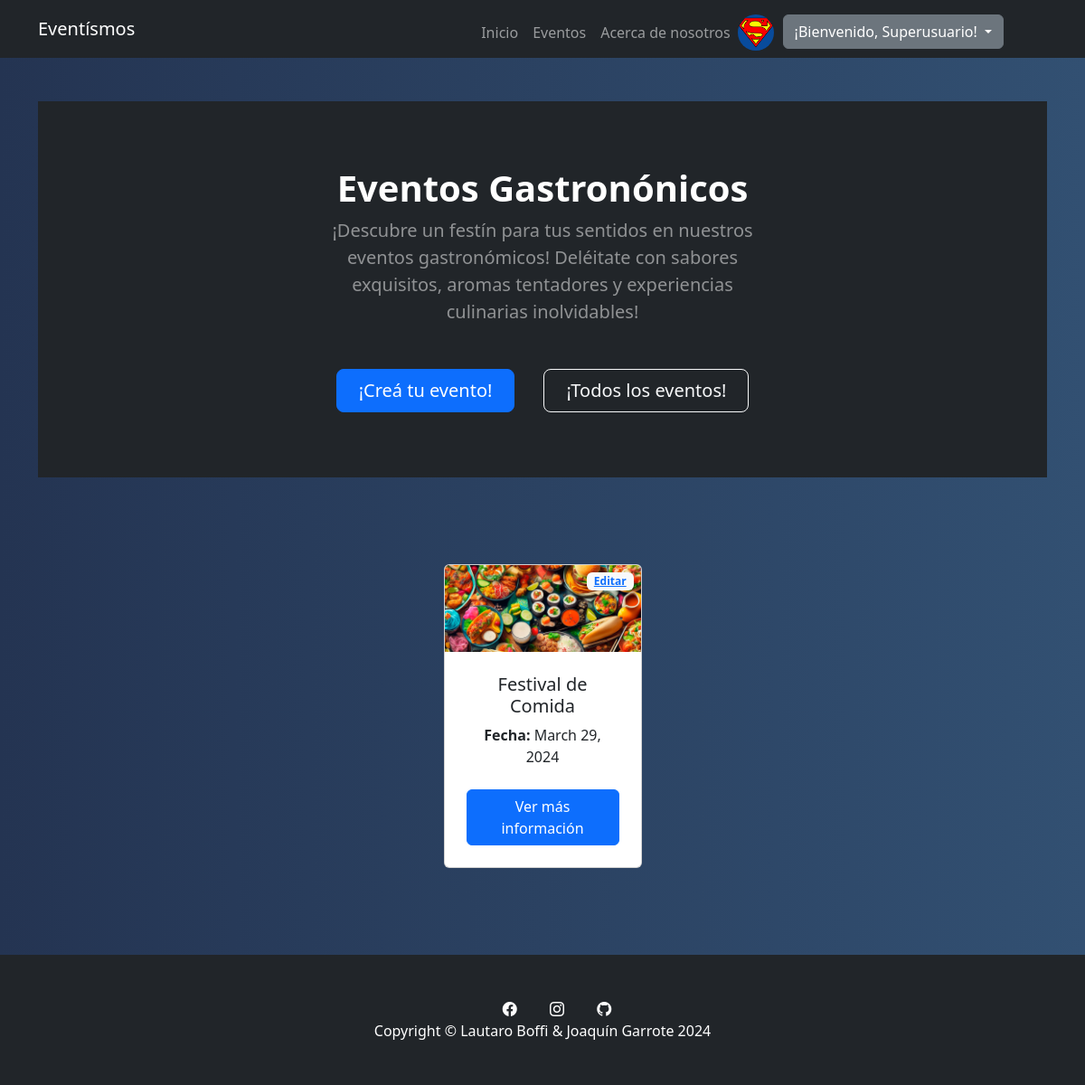
The app's page /appentrega/gastronomicos/ (signed in) with its own data.
### users/models.py (models this page shows, shortened)
class CustomUser(AbstractUser):
    first_name = models.CharField(max_length=30, blank=True)
    last_name = models.CharField(max_length=30, blank=True)
    profile_picture = models.ImageField(upload_to='profile_pictures/', null=True, blank=True)
    description = models.CharField(max_length=30, blank=True)

### appentrega/models.py (models this page shows, shortened)
class Evento(models.Model):
    CATEGORIA_CHOICES = [
        ("SinCategoria", "Sin categoría"),
        ("FestivalCorporativo", "Festival Corporativo"),
        ("FestivalMusical", "Festival Musical"),
        ("FestivalCine", "Festival Cine"),
        ("FestivalGastronomico", "Festival Gastronómico"),
        ("FestivalDeportivo", "Festival Deportivo"),
    ]
    nombre = models.CharField(max_length=40)
    categoria = models.CharField(max_length=40, choices=CATEGORIA_CHOICES)
    ubicacion = models.CharField(max_length=40)
    fecha = models.DateField()
    descripcion = models.CharField(max_length=10000)
    imagen = models.ImageField(upload_to='event_images/', null=True, blank=True)

### appentrega/views.py (the view)
# urls.py: path('gastronomicos/', views.gastronomicos, name="Gastronomicos"),
def gastronomicos(request):
    object_list = Evento.objects.all()
    return render(request, "appentrega/evento/categorias/gastronomicos.html", {'object_list': object_list})

### appentrega/templates/appentrega/evento/categorias/gastronomicos.html (shortened to what this page needs)
{% extends 'appentrega/base.html' %}
{% load static %}
{% block form %}
<header class="bg-dark py-5">
    <div class="container px-5">
        <div class="row gx-5 justify-content-center">
            <div class="col-lg-6">
                <div class="text-center mb-0 mt-4">
                    <h1 class="display-7 fw-bolder text-white mb-2">Eventos Gastronónicos</h1>
                </div>
                <div class="text-center mb-5 mt-0">
                    <p class="lead fw-normal text-white-50 mb-0">¡Descubre un festín para tus sentidos en nuestros eventos gastronómicos! Deléitate con sabores exquisitos, aromas tentadores y experiencias culinarias inolvidables!</p>
                </div>
                <div class="d-grid gap-3 d-sm-flex justify-content-sm-center mb-4 mt-4">
                    <a class="btn btn-primary btn-lg px-4 me-sm-3" href="{% url "CrearEvento" %}">¡Creá tu evento!</a>
                    <a class="btn btn-outline-light btn-lg px-4" href="{% url "ListaEvento" %}">¡Todos los eventos!</a>
                </div>
            </div>
        </div>
    </div>
</header>
<section class="py-5" id="features">
    <div class="container px-4 px-lg-5 mt-5">
        <div class="row gx-4 gx-lg-5 row-cols-2 row-cols-md-3 row-cols-xl-4 justify-content-center">
            {% for evento in object_list %}
                {% if evento.categoria == "FestivalGastronomico" %}
                    <div class="col mb-5">
                        <div class="card h-100">
                            <div class="badge bg-light text-black position-absolute" style="top: 0.5rem; right: 0.5rem">
                                <a href="{% url 'EditarEvento' evento.id %}">Editar</a>
                            </div>
                            {% if evento.imagen %}
                                <img class="card-img-top" src="{{ evento.imagen.url }}" alt="Evento Imagen" style="max-width: 450px; max-height: 300px" />
                            {% else %}
                                <p>No hay imagen disponible</p>
                            {% endif %}
                            <div class="card-body p-4">
                                <div class="text-center">
                                    <h5 class="card-title">{{ evento.nombre }}</h5>
                                    <p class="card-text"><strong>Fecha: </strong>{{ evento.fecha }}</p>
                                </div>
                            </div>
                            <div class="card-footer p-4 pt-0 border-top-0 bg-transparent">
                                <div class="text-center"><a href="{% url 'DetalleEvento' evento.id %}" class="btn btn-primary">Ver más información</a></div>
                            </div>
                        </div>
                    </div>
                {% endif %}
            {% endfor %}
        </div>
    </div>
</section>
{% endblock form %}

### appentrega/templates/appentrega/base.html (shortened to what this page needs)
<!DOCTYPE html>
<html lang="en">
  <head>
    {% load static %}
    <link href="https://cdn.jsdelivr.net/npm/bootstrap-icons@1.4.1/font/bootstrap-icons.css" rel="stylesheet" />
    <link href="{% static "css/styles.css" %}" rel="stylesheet" />
  </head>
  <body>
    <nav class="navbar navbar-expand-lg navbar-dark bg-dark w-100">
      <div class="container">
          <a class="navbar-brand" href="{% url "Inicio" %}">Eventísmos</a>
          <div class="collapse navbar-collapse" id="navbarSupportedContent">
              <ul class="navbar-nav ms-auto mt-2 mb-lg-0 me-5">
                  <li class="nav-item"><a class="nav-link" href="{% url "Inicio" %}">Inicio</a></li>
                  <li class="nav-item"><a class="nav-link" href="{% url "ListaEvento" %}">Eventos</a></li>
                  <li class="nav-item"><a class="nav-link" href="{% url "About" %}">Acerca de nosotros</a></li>
                  {% if request.user.is_authenticated %}
                      {% if user.profile_picture %}
                          <img src="{{user.profile_picture.url}}" alt="" class="rounded-circle profile-picture" style="height: 40px; width: 40px; margin-right: 10px;">
                      {% endif %}
                      <div class="dropdown">
                          <button class="btn btn-secondary dropdown-toggle" type="button" id="dropdownMenuButton1" data-bs-toggle="dropdown" aria-expanded="false">
                              ¡Bienvenido, {{ request.user.username }}!
                          </button>
                      </div>
                  {% endif %}
              </ul>
          </div>
      </div>
  </nav>
    <div class="container mt-5">
      {% block form %}
      {% endblock form %}
  </div>
  <footer class="py-5 bg-dark">
    <div class="container px-5">
        <p class="m-0 text-center text-white medium">
            <a href="#" class="text-white mx-3"><i class="bi bi-facebook bi-3x"></i></a>
            <a href="#" class="text-white mx-3"><i class="bi bi-instagram bi-3x"></i></a>
            <a href="#" class="text-white mx-3"><i class="bi bi-github bi-3x"></i></a>
            <br>
            Copyright &copy; Lautaro Boffi & Joaquín Garrote 2024
        </p>
    </div>
</footer>
  </body>
</html>

### records on screen
CustomUser: profile_picture (picture), user.username "Superusuario"
Evento: imagen (picture), nombre "Festival de Comida", fecha "March 29, 2024"
